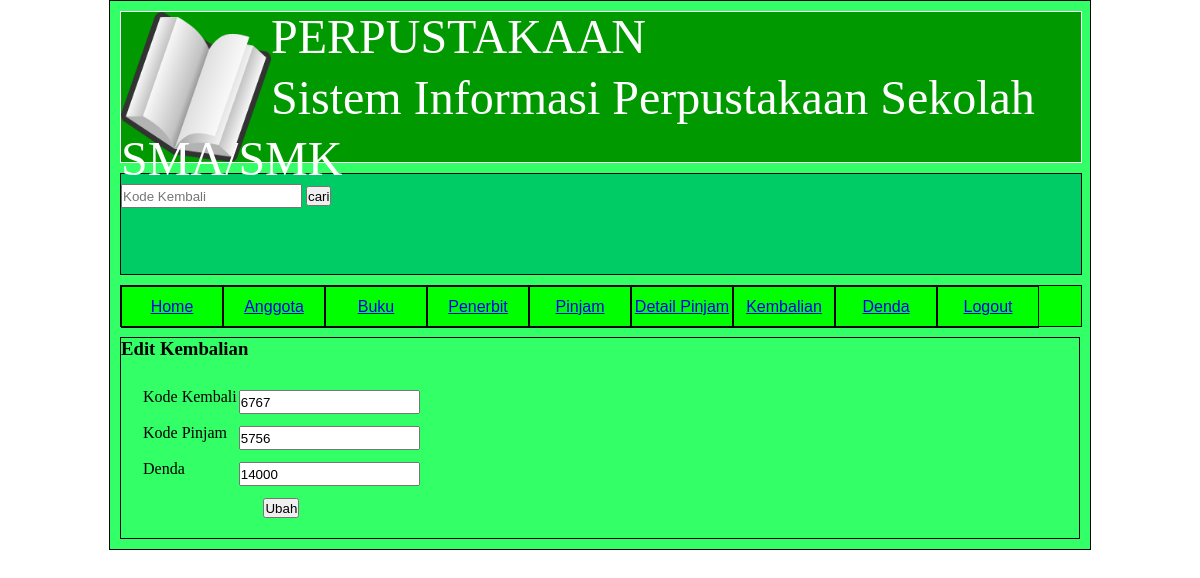
Screenshot of /editkembalian.php?kd=6767 with the database file from the repository.
### tables this page shows
CREATE TABLE IF NOT EXISTS `kembalian` (
  `Kdkembali` int(6) NOT NULL,
  `Kdpinjam` int(6) NOT NULL,
  `Denda` varchar(10) NOT NULL,
  PRIMARY KEY (`Kdkembali`,`Kdpinjam`)
);

### editkembalian.php (the view, shortened to what this page needs)
<!DOCTYPE html>
<html>
<head>
	<link rel="stylesheet" type="text/css" href="desain.css">
</head>
<body>
<div class="wrapper">
	<div class="header">
	<div class="gambar1"><img src="gambar/Sistem_Informasi_Perpustakaan_Online.png" width="150" height="150"></div>
	<font size="70">PERPUSTAKAAN</font><br>
    <font size="30">Sistem Informasi Perpustakaan Sekolah SMA/SMK</font>
	</div>
    <div class="cari">
<form method="post" action="">
	<input type="text" name="nl" placeholder="Kode Kembali" class="tet">
	<input type="submit" name="cari" value="cari" class="btn"><br>
</form>
</div>
<div class="menu">
	<ul>
		<li><a href="home.php">Home</a></li>
		<li><a href="anggota.php">Anggota</a></li>
		<li><a href="buku.php">Buku</a></li>
		<li><a href="penerbit.php">Penerbit</a></li>
		<li><a href="pinjam.php">Pinjam</a></li>
		<li><a href="detail.php">Detail Pinjam</a></li>
		<li><a href="kembalian.php">Kembalian</a></li>
		<li><a href="denda.php">Denda</a></li>
		<li><a href="login.php">Logout</a></li>
	</ul>
	</div>
	<div class="content"> <h3>Edit Kembalian</h3> <br>
	<form method="post" action="">
	<?php
$kode=$_GET['kd'];
$edit=mysql_query("SELECT*FROM Kembalian WHERE Kdkembali='$kode'");
$data=mysql_fetch_array($edit);
	echo"<table>
	<tr>
		<td>Kode Kembali</td>  <td><input type='text' name='a' class='ip' value='".$data['Kdkembali']. "'><br></td></tr>
        <tr><td>Kode Pinjam</td> <td><input type='text' name='b' class='ip' value='".$data['Kdpinjam']. "'><br></td></tr>
		<tr><td>Denda</td> <td><input type='text' name='c' class='ip' value='".$data['Denda']. "'><br></td></tr>
		<tr><td colspan='2'><center><input type='submit' name='update' value='Ubah' class='kr'></center><br></td></tr>
	</table>"?>
</form>
	 </div>
	 </div>
	 </body>
</html>

### desain.css (style rules this page uses)
* { margin:0%; padding: 0%; }
.wrapper { width: 80%; margin:0px auto; height: auto; border:1px solid; padding: 10px; background:#33FF66; }
.header { width: 100%; height: 150px; border:1px solid; margin-bottom: 10px; text-align: left; font-size:; background:#009900; color:white; line-height: 50px; }
.cari { width: 100%; height: 100px; border:1px solid; margin-bottom: 10px; background:#00CC66; }
.menu { width: 100%; height: 40px; border:1px solid; background:#00FF00; font-family:Arial, Helvetica, sans-serif; margin-bottom: 10px; }
.menu ul li { list-style: none; width: 100px; height: 40px; border:1px solid; float: left; text-align: center; line-height: 40px; color:; }
.content { height: auto; width: auto; border:1px solid; }
.gambar1 { float: left; height:100px; width:150px; }
input { height: 20px; margin-top: 10px; }
table { margin-left: 20px; }

### rows the page displays
kembalian: a "6767", b "5756", c "14000"
